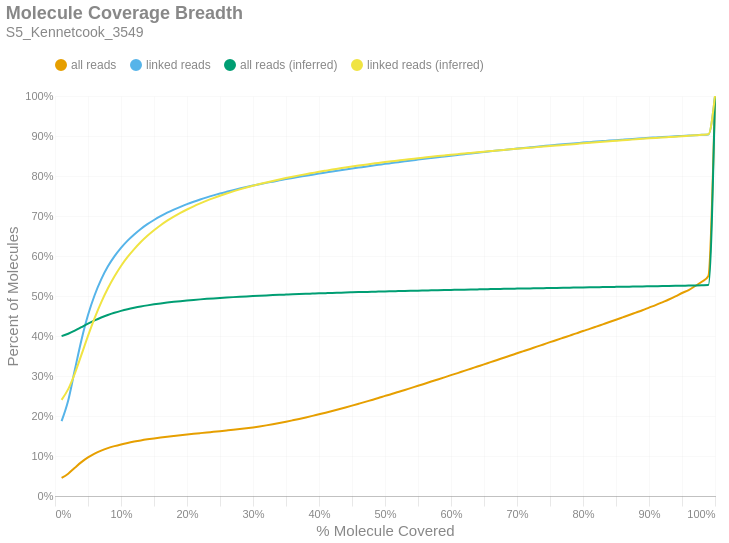

Notebook code for this chart:
### Markdown cell above
### Molecule Read Coverage
This chart shows molecule coverage breadth as computed by the number of bases aligned to that molecule. In other words, "*how much of each unique long molecule is actually sequenced/aligned?*" Keep in mind there is a distinction between sequences and alignments, since some sequences belonging to a particular molecule may not align well and wouldn't appear in the alignment data. This chart also shows molecule coverage breadth as computed by the *inferred fragment* from which the aligned sequences originate. Unlike read coverage, this calculation takes into account the total insert size, including unsequenced gaps between the forward and reverse reads. Like the previous figures, these are cumulative percents.

### Code cell
if SKIPLR:
    print_html(f"Skipped")
else:
    binned_df = consolidated_hist(valids['coverage_bp'], mask, 0.01, True)
    binned_df_inf = consolidated_hist(valids['coverage_inserts'], mask, 0.01, True)
    binned_df = binned_df.with_columns(pl.lit(binned_df_inf['all reads (cumsum)']).alias('all reads (inferred)'))
    binned_df = binned_df.with_columns(pl.lit(binned_df_inf['linked reads (cumsum)']).alias('linked reads (inferred)'))
    binned_df = binned_df.with_columns(
        (pl.col('bin').cast(pl.Float64) + 0.01).alias('right_edge')
    )

    with SafeRender(binned_df):
        (
            density_plot(binned_df, 'Molecule Coverage Breadth', samplename, 'molcov', ['all reads (inferred)','linked reads (inferred)'])
            .encode(
                #x=alt.X('bin:Q', title="% Molecule Covered").axis(format = '%').scale(padding=0),
                x=alt.X('right_edge:Q', title="% Molecule Covered").axis(format='%').scale(padding=0),
                y=alt.Y('value:Q', title='Percent of Molecules')
                    .axis(format='%')
                    .stack(False)
                    .scale(domainMin=0, padding=0),
                color=alt.Color("key:N").scale(domain = ["all reads", "linked reads", "all reads (inferred)", "linked reads (inferred)"]),
                tooltip = [
                    alt.Tooltip("key:N", title = "Data Type"),
                    alt.Tooltip("range_label:N", title="% Molecule Covered"),
                    alt.Tooltip("value:Q", format = ".2%", title="% Molecules")
                ]
            )
        ).display()

### Figure 1 — Vega-Lite specification as saved in the notebook (floating-point values rounded to 4 significant figures)
{"width": "container", "height": 400, "config": {"title": {"anchor": "start", "dy": -15, "fontSize": 18, "color": "#888888", "subtitleColor": "#888888", "subtitleFontSize": 14}, "arc": {"fill": "#0072B2"}, "axis": {"domainColor": "#888888", "domainWidth": 0.5, "gridWidth": 0.2, "grid": false, "titleFontWeight": 400, "titleFontSize": 15, "labelFontSize": 11, "labelColor": "#888888", "tickColor": "#888888", "tickWidth": 0.2, "titleColor": "#888888"}, "axisBand": {"grid": false}, "axisX": {"grid": true, "tickSize": 10, "domainCap": "round"}, "axisY": {"domain": false, "grid": true, "tickSize": 0, "domainCap": "round"}, "background": "transparent", "header": {"labelFontSize": 15, "labelColor": "#888888", "titleFontSize": 15, "titleFontWeight": 600, "titleColor": "#888888"}, "legend": {"labelFont": "sans-serif", "labelFontSize": 12, "labelColor": "#888888", "symbolSize": 100, "symbolType": "circle", "titleFontSize": 12, "titlePadding": 10, "titleColor": "#888888", "title": null, "orient": "top"}, "range": {"category": ["#E69F00", "#56B4E9", "#009E73", "#F0E442", "#0072B2", "#D55E00", "#CC79A7", "#000000"], "diverging": ["#cfe8f3", "#a2d4ec", "#73bfe2", "#46abdb", "#1696d2", "#12719e"]}, "area": {"fill": "#0072B2", "fillOpacity": 0.7, "line": true, "strokeOpacity": 0.7}, "line": {"color": "#0072B2", "stroke": "#0072B2", "strokeWidth": 2}, "trail": {"color": "#0072B2", "stroke": "#0072B2", "strokeWidth": 0, "size": 1}, "point": {"filled": true, "fillOpacity": 1.0, "size": 95}, "text": {"color": "#888888", "fontSize": 11, "align": "right", "fontWeight": 400, "size": 11}, "bar": {"fill": "#0072B2", "stroke": null}, "view": {"stroke": null, "continuousWidth": 660, "continuousHeight": 400}}, "data": {"name": "data-d3a1ed458073a425619f199dc5729516"}, "mark": {"type": "line", "interpolate": "monotone", "point": {"opacity": 0, "size": 275}}, "encoding": {"color": {"field": "key", "scale": {"domain": ["all reads", "linked reads", "all reads (inferred)", "linked reads (inferred)"]}, "type": "nominal"}, "tooltip": [{"field": "key", "title": "Data Type", "type": "nominal"}, {"field": "range_label", "title": "% Molecule Covered", "type": "nominal"}, {"field": "value", "format": ".2%", "title": "% Molecules", "type": "quantitative"}], "x": {"axis": {"format": "%"}, "field": "right_edge", "scale": {"padding": 0}, "title": "% Molecule Covered", "type": "quantitative"}, "y": {"axis": {"format": "%"}, "field": "value", "scale": {"domainMin": 0, "padding": 0}, "stack": false, "title": "Percent of Molecules", "type": "quantitative"}}, "params": [{"name": "param_c36ac31b6afebe62", "select": {"type": "point", "fields": ["key"]}, "bind": "legend"}], "title": {"text": "Molecule Coverage Breadth", "subtitle": "S5_Kennetcook_3549"}, "transform": [{"fold": ["all reads (cumsum)", "linked reads (cumsum)", "all reads (inferred)", "linked reads (inferred)"]}, {"calculate": "replace(datum.key, ' (cumsum)', '')", "as": "key"}, {"filter": {"param": "param_c36ac31b6afebe62"}}], "usermeta": {"embedOptions": {"downloadFileName": "S5_Kennetcook_3549.molcov"}}, "$schema": "https://vega.github.io/schema/vega-lite/v6.1.0.json", "datasets": {"data-d3a1ed458073a425619f199dc5729516": [{"bin": "0.0", "interval": "0.0-0.01", "all reads": 0.04509, "linked reads": 0.1871, "all reads (cumsum)": 0.04509, "linked reads (cumsum)": 0.1871, "range_label": "0.0-0.01", "all reads (inferred)": 0.3997, "linked reads (inferred)": 0.2404, "right_edge": 0.01}, {"bin": "0.01", "interval": "0.01-0.02", "all reads": 0.01072, "linked reads": 0.0515, "all reads (cumsum)": 0.05581, "linked reads (cumsum)": 0.2386, "range_label": "0.01-0.02", "all reads (inferred)": 0.4056, "linked reads (inferred)": 0.2672, "right_edge": 0.02}, {"bin": "0.02", "interval": "0.02-0.03", "all reads": 0.01473, "linked reads": 0.07649, "all reads (cumsum)": 0.07054, "linked reads (cumsum)": 0.3151, "range_label": "0.02-0.03", "all reads (inferred)": 0.4134, "linked reads (inferred)": 0.3062, "right_edge": 0.03}, {"bin": "0.03", "interval": "0.03-0.04", "all reads": 0.01406, "linked reads": 0.07453, "all reads (cumsum)": 0.0846, "linked reads (cumsum)": 0.3896, "range_label": "0.03-0.04", "all reads (inferred)": 0.4222, "linked reads (inferred)": 0.3527, "right_edge": 0.04}, {"bin": "0.04", "interval": "0.04-0.05", "all reads": 0.01179, "linked reads": 0.06272, "all reads (cumsum)": 0.09638, "linked reads (cumsum)": 0.4523, "range_label": "0.04-0.05", "all reads (inferred)": 0.431, "linked reads (inferred)": 0.4001, "right_edge": 0.05}, {"bin": "0.05", "interval": "0.05-0.06", "all reads": 0.009405, "linked reads": 0.04962, "all reads (cumsum)": 0.1058, "linked reads (cumsum)": 0.5019, "range_label": "0.05-0.06", "all reads (inferred)": 0.4391, "linked reads (inferred)": 0.4445, "right_edge": 0.06}, {"bin": "0.06", "interval": "0.06-0.07", "all reads": 0.007589, "linked reads": 0.03964, "all reads (cumsum)": 0.1134, "linked reads (cumsum)": 0.5416, "range_label": "0.06-0.07", "all reads (inferred)": 0.4463, "linked reads (inferred)": 0.4841, "right_edge": 0.07}, {"bin": "0.07", "interval": "0.07-0.08", "all reads": 0.006183, "linked reads": 0.03188, "all reads (cumsum)": 0.1196, "linked reads (cumsum)": 0.5735, "range_label": "0.07-0.08", "all reads (inferred)": 0.4526, "linked reads (inferred)": 0.5186, "right_edge": 0.08}, {"bin": "0.08", "interval": "0.08-0.09", "all reads": 0.005059, "linked reads": 0.02553, "all reads (cumsum)": 0.1246, "linked reads (cumsum)": 0.599, "range_label": "0.08-0.09", "all reads (inferred)": 0.458, "linked reads (inferred)": 0.5485, "right_edge": 0.09}, {"bin": "0.09", "interval": "0.09-0.1", "all reads": 0.00433, "linked reads": 0.02131, "all reads (cumsum)": 0.1289, "linked reads (cumsum)": 0.6203, "range_label": "0.09-0.1", "all reads (inferred)": 0.4628, "linked reads (inferred)": 0.575, "right_edge": 0.1}, {"bin": "0.1", "interval": "0.1-0.11", "all reads": 0.003765, "linked reads": 0.01821, "all reads (cumsum)": 0.1327, "linked reads (cumsum)": 0.6385, "range_label": "0.1-0.11", "all reads (inferred)": 0.4669, "linked reads (inferred)": 0.5977, "right_edge": 0.11}, {"bin": "0.11", "interval": "0.11-0.12", "all reads": 0.003282, "linked reads": 0.0154, "all reads (cumsum)": 0.136, "linked reads (cumsum)": 0.6539, "range_label": "0.11-0.12", "all reads (inferred)": 0.4705, "linked reads (inferred)": 0.6173, "right_edge": 0.12}, {"bin": "0.12", "interval": "0.12-0.13", "all reads": 0.002968, "linked reads": 0.01373, "all reads (cumsum)": 0.139, "linked reads (cumsum)": 0.6677, "range_label": "0.12-0.13", "all reads (inferred)": 0.4737, "linked reads (inferred)": 0.635, "right_edge": 0.13}, {"bin": "0.13", "interval": "0.13-0.14", "all reads": 0.002636, "linked reads": 0.01192, "all reads (cumsum)": 0.1416, "linked reads (cumsum)": 0.6796, "range_label": "0.13-0.14", "all reads (inferred)": 0.4766, "linked reads (inferred)": 0.6505, "right_edge": 0.14}, {"bin": "0.14", "interval": "0.14-0.15", "all reads": 0.00238, "linked reads": 0.01042, "all reads (cumsum)": 0.144, "linked reads (cumsum)": 0.69, "range_label": "0.14-0.15", "all reads (inferred)": 0.4791, "linked reads (inferred)": 0.6644, "right_edge": 0.15}, {"bin": "0.15", "interval": "0.15-0.16", "all reads": 0.002241, "linked reads": 0.00956, "all reads (cumsum)": 0.1462, "linked reads (cumsum)": 0.6995, "range_label": "0.15-0.16", "all reads (inferred)": 0.4814, "linked reads (inferred)": 0.677, "right_edge": 0.16}, {"bin": "0.16", "interval": "0.16-0.17", "all reads": 0.002066, "linked reads": 0.00865, "all reads (cumsum)": 0.1483, "linked reads (cumsum)": 0.7082, "range_label": "0.16-0.17", "all reads (inferred)": 0.4835, "linked reads (inferred)": 0.6884, "right_edge": 0.17}, {"bin": "0.17", "interval": "0.17-0.18", "all reads": 0.001906, "linked reads": 0.007684, "all reads (cumsum)": 0.1502, "linked reads (cumsum)": 0.7159, "range_label": "0.17-0.18", "all reads (inferred)": 0.4854, "linked reads (inferred)": 0.6985, "right_edge": 0.18}, {"bin": "0.18", "interval": "0.18-0.19", "all reads": 0.00183, "linked reads": 0.007086, "all reads (cumsum)": 0.152, "linked reads (cumsum)": 0.723, "range_label": "0.18-0.19", "all reads (inferred)": 0.4871, "linked reads (inferred)": 0.7077, "right_edge": 0.19}, {"bin": "0.19", "interval": "0.19-0.2", "all reads": 0.001779, "linked reads": 0.006662, "all reads (cumsum)": 0.1538, "linked reads (cumsum)": 0.7296, "range_label": "0.19-0.2", "all reads (inferred)": 0.4887, "linked reads (inferred)": 0.7163, "right_edge": 0.2}, {"bin": "0.2", "interval": "0.2-0.21", "all reads": 0.00172, "linked reads": 0.006101, "all reads (cumsum)": 0.1555, "linked reads (cumsum)": 0.7357, "range_label": "0.2-0.21", "all reads (inferred)": 0.4902, "linked reads (inferred)": 0.7242, "right_edge": 0.21}, {"bin": "0.21", "interval": "0.21-0.22", "all reads": 0.00167, "linked reads": 0.005642, "all reads (cumsum)": 0.1572, "linked reads (cumsum)": 0.7414, "range_label": "0.21-0.22", "all reads (inferred)": 0.4916, "linked reads (inferred)": 0.7315, "right_edge": 0.22}, {"bin": "0.22", "interval": "0.22-0.23", "all reads": 0.001647, "linked reads": 0.005283, "all reads (cumsum)": 0.1588, "linked reads (cumsum)": 0.7467, "range_label": "0.22-0.23", "all reads (inferred)": 0.4928, "linked reads (inferred)": 0.7384, "right_edge": 0.23}, {"bin": "0.23", "interval": "0.23-0.24", "all reads": 0.001616, "linked reads": 0.004906, "all reads (cumsum)": 0.1605, "linked reads (cumsum)": 0.7516, "range_label": "0.23-0.24", "all reads (inferred)": 0.494, "linked reads (inferred)": 0.7447, "right_edge": 0.24}, {"bin": "0.24", "interval": "0.24-0.25", "all reads": 0.001648, "linked reads": 0.004627, "all reads (cumsum)": 0.1621, "linked reads (cumsum)": 0.7562, "range_label": "0.24-0.25", "all reads (inferred)": 0.4951, "linked reads (inferred)": 0.7505, "right_edge": 0.25}, {"bin": "0.25", "interval": "0.25-0.26", "all reads": 0.001673, "linked reads": 0.004301, "all reads (cumsum)": 0.1638, "linked reads (cumsum)": 0.7605, "range_label": "0.25-0.26", "all reads (inferred)": 0.4962, "linked reads (inferred)": 0.7561, "right_edge": 0.26}, {"bin": "0.26", "interval": "0.26-0.27", "all reads": 0.001702, "linked reads": 0.004156, "all reads (cumsum)": 0.1655, "linked reads (cumsum)": 0.7646, "range_label": "0.26-0.27", "all reads (inferred)": 0.4972, "linked reads (inferred)": 0.7615, "right_edge": 0.27}, {"bin": "0.27", "interval": "0.27-0.28", "all reads": 0.001814, "linked reads": 0.003989, "all reads (cumsum)": 0.1673, "linked reads (cumsum)": 0.7686, "range_label": "0.27-0.28", "all reads (inferred)": 0.4981, "linked reads (inferred)": 0.7665, "right_edge": 0.28}, {"bin": "0.28", "interval": "0.28-0.29", "all reads": 0.001972, "linked reads": 0.003792, "all reads (cumsum)": 0.1693, "linked reads (cumsum)": 0.7724, "range_label": "0.28-0.29", "all reads (inferred)": 0.499, "linked reads (inferred)": 0.7712, "right_edge": 0.29}, {"bin": "0.29", "interval": "0.29-0.3", "all reads": 0.002235, "linked reads": 0.003607, "all reads (cumsum)": 0.1715, "linked reads (cumsum)": 0.776, "range_label": "0.29-0.3", "all reads (inferred)": 0.4999, "linked reads (inferred)": 0.7756, "right_edge": 0.3}, {"bin": "0.3", "interval": "0.3-0.31", "all reads": 0.002409, "linked reads": 0.003425, "all reads (cumsum)": 0.1739, "linked reads (cumsum)": 0.7795, "range_label": "0.3-0.31", "all reads (inferred)": 0.5007, "linked reads (inferred)": 0.7799, "right_edge": 0.31}, {"bin": "0.31", "interval": "0.31-0.32", "all reads": 0.002669, "linked reads": 0.003316, "all reads (cumsum)": 0.1766, "linked reads (cumsum)": 0.7828, "range_label": "0.31-0.32", "all reads (inferred)": 0.5015, "linked reads (inferred)": 0.7839, "right_edge": 0.32}, {"bin": "0.32", "interval": "0.32-0.33", "all reads": 0.002853, "linked reads": 0.003102, "all reads (cumsum)": 0.1794, "linked reads (cumsum)": 0.7859, "range_label": "0.32-0.33", "all reads (inferred)": 0.5022, "linked reads (inferred)": 0.7877, "right_edge": 0.33}, {"bin": "0.33", "interval": "0.33-0.34", "all reads": 0.003043, "linked reads": 0.003153, "all reads (cumsum)": 0.1825, "linked reads (cumsum)": 0.789, "range_label": "0.33-0.34", "all reads (inferred)": 0.5029, "linked reads (inferred)": 0.7914, "right_edge": 0.34}, {"bin": "0.34", "interval": "0.34-0.35", "all reads": 0.003258, "linked reads": 0.003122, "all reads (cumsum)": 0.1857, "linked reads (cumsum)": 0.7922, "range_label": "0.34-0.35", "all reads (inferred)": 0.5036, "linked reads (inferred)": 0.7948, "right_edge": 0.35}, {"bin": "0.35", "interval": "0.35-0.36", "all reads": 0.003446, "linked reads": 0.00295, "all reads (cumsum)": 0.1892, "linked reads (cumsum)": 0.7951, "range_label": "0.35-0.36", "all reads (inferred)": 0.5042, "linked reads (inferred)": 0.7983, "right_edge": 0.36}, {"bin": "0.36", "interval": "0.36-0.37", "all reads": 0.003535, "linked reads": 0.002757, "all reads (cumsum)": 0.1927, "linked reads (cumsum)": 0.7979, "range_label": "0.36-0.37", "all reads (inferred)": 0.5049, "linked reads (inferred)": 0.8015, "right_edge": 0.37}, {"bin": "0.37", "interval": "0.37-0.38", "all reads": 0.003707, "linked reads": 0.002815, "all reads (cumsum)": 0.1964, "linked reads (cumsum)": 0.8007, "range_label": "0.37-0.38", "all reads (inferred)": 0.5055, "linked reads (inferred)": 0.8046, "right_edge": 0.38}, {"bin": "0.38", "interval": "0.38-0.39", "all reads": 0.003863, "linked reads": 0.002712, "all reads (cumsum)": 0.2003, "linked reads (cumsum)": 0.8034, "range_label": "0.38-0.39", "all reads (inferred)": 0.506, "linked reads (inferred)": 0.8075, "right_edge": 0.39}, {"bin": "0.39", "interval": "0.39-0.4", "all reads": 0.004036, "linked reads": 0.002655, "all reads (cumsum)": 0.2043, "linked reads (cumsum)": 0.806, "range_label": "0.39-0.4", "all reads (inferred)": 0.5066, "linked reads (inferred)": 0.8105, "right_edge": 0.4}, {"bin": "0.4", "interval": "0.4-0.41", "all reads": 0.004044, "linked reads": 0.002558, "all reads (cumsum)": 0.2084, "linked reads (cumsum)": 0.8086, "range_label": "0.4-0.41", "all reads (inferred)": 0.5072, "linked reads (inferred)": 0.8133, "right_edge": 0.41}, {"bin": "0.41", "interval": "0.41-0.42", "all reads": 0.004237, "linked reads": 0.002592, "all reads (cumsum)": 0.2126, "linked reads (cumsum)": 0.8112, "range_label": "0.41-0.42", "all reads (inferred)": 0.5077, "linked reads (inferred)": 0.8161, "right_edge": 0.42}, {"bin": "0.42", "interval": "0.42-0.43", "all reads": 0.004369, "linked reads": 0.002521, "all reads (cumsum)": 0.217, "linked reads (cumsum)": 0.8137, "range_label": "0.42-0.43", "all reads (inferred)": 0.5082, "linked reads (inferred)": 0.8186, "right_edge": 0.43}, {"bin": "0.43", "interval": "0.43-0.44", "all reads": 0.004453, "linked reads": 0.002482, "all reads (cumsum)": 0.2214, "linked reads (cumsum)": 0.8162, "range_label": "0.43-0.44", "all reads (inferred)": 0.5087, "linked reads (inferred)": 0.8212, "right_edge": 0.44}, {"bin": "0.44", "interval": "0.44-0.45", "all reads": 0.004585, "linked reads": 0.002462, "all reads (cumsum)": 0.226, "linked reads (cumsum)": 0.8187, "range_label": "0.44-0.45", "all reads (inferred)": 0.5092, "linked reads (inferred)": 0.8237, "right_edge": 0.45}, {"bin": "0.45", "interval": "0.45-0.46", "all reads": 0.004664, "linked reads": 0.002329, "all reads (cumsum)": 0.2307, "linked reads (cumsum)": 0.821, "range_label": "0.45-0.46", "all reads (inferred)": 0.5097, "linked reads (inferred)": 0.8261, "right_edge": 0.46}, {"bin": "0.46", "interval": "0.46-0.47", "all reads": 0.004696, "linked reads": 0.0023, "all reads (cumsum)": 0.2354, "linked reads (cumsum)": 0.8233, "range_label": "0.46-0.47", "all reads (inferred)": 0.5101, "linked reads (inferred)": 0.8284, "right_edge": 0.47}, {"bin": "0.47", "interval": "0.47-0.48", "all reads": 0.004816, "linked reads": 0.002337, "all reads (cumsum)": 0.2402, "linked reads (cumsum)": 0.8256, "range_label": "0.47-0.48", "all reads (inferred)": 0.5106, "linked reads (inferred)": 0.8306, "right_edge": 0.48}, {"bin": "0.48", "interval": "0.48-0.49", "all reads": 0.004725, "linked reads": 0.002283, "all reads (cumsum)": 0.2449, "linked reads (cumsum)": 0.8279, "range_label": "0.48-0.49", "all reads (inferred)": 0.511, "linked reads (inferred)": 0.8327, "right_edge": 0.49}, {"bin": "0.49", "interval": "0.49-0.5", "all reads": 0.005314, "linked reads": 0.002382, "all reads (cumsum)": 0.2502, "linked reads (cumsum)": 0.8303, "range_label": "0.49-0.5", "all reads (inferred)": 0.5115, "linked reads (inferred)": 0.8349, "right_edge": 0.5}, {"bin": "0.5", "interval": "0.5-0.51", "all reads": 0.00463, "linked reads": 0.002096, "all reads (cumsum)": 0.2548, "linked reads (cumsum)": 0.8324, "range_label": "0.5-0.51", "all reads (inferred)": 0.5119, "linked reads (inferred)": 0.8368, "right_edge": 0.51}, {"bin": "0.51", "interval": "0.51-0.52", "all reads": 0.005197, "linked reads": 0.002179, "all reads (cumsum)": 0.26, "linked reads (cumsum)": 0.8346, "range_label": "0.51-0.52", "all reads (inferred)": 0.5123, "linked reads (inferred)": 0.8388, "right_edge": 0.52}, {"bin": "0.52", "interval": "0.52-0.53", "all reads": 0.00507, "linked reads": 0.002138, "all reads (cumsum)": 0.2651, "linked reads (cumsum)": 0.8367, "range_label": "0.52-0.53", "all reads (inferred)": 0.5127, "linked reads (inferred)": 0.8407, "right_edge": 0.53}, {"bin": "0.53", "interval": "0.53-0.54", "all reads": 0.005226, "linked reads": 0.002183, "all reads (cumsum)": 0.2703, "linked reads (cumsum)": 0.8389, "range_label": "0.53-0.54", "all reads (inferred)": 0.513, "linked reads (inferred)": 0.8426, "right_edge": 0.54}, {"bin": "0.54", "interval": "0.54-0.55", "all reads": 0.00512, "linked reads": 0.002064, "all reads (cumsum)": 0.2755, "linked reads (cumsum)": 0.8409, "range_label": "0.54-0.55", "all reads (inferred)": 0.5134, "linked reads (inferred)": 0.8445, "right_edge": 0.55}, {"bin": "0.55", "interval": "0.55-0.56", "all reads": 0.00528, "linked reads": 0.002064, "all reads (cumsum)": 0.2807, "linked reads (cumsum)": 0.843, "range_label": "0.55-0.56", "all reads (inferred)": 0.5138, "linked reads (inferred)": 0.8463, "right_edge": 0.56}, {"bin": "0.56", "interval": "0.56-0.57", "all reads": 0.005318, "linked reads": 0.002004, "all reads (cumsum)": 0.2861, "linked reads (cumsum)": 0.845, "range_label": "0.56-0.57", "all reads (inferred)": 0.5142, "linked reads (inferred)": 0.8481, "right_edge": 0.57}, {"bin": "0.57", "interval": "0.57-0.58", "all reads": 0.005242, "linked reads": 0.001978, "all reads (cumsum)": 0.2913, "linked reads (cumsum)": 0.847, "range_label": "0.57-0.58", "all reads (inferred)": 0.5145, "linked reads (inferred)": 0.8498, "right_edge": 0.58}, {"bin": "0.58", "interval": "0.58-0.59", "all reads": 0.005325, "linked reads": 0.001946, "all reads (cumsum)": 0.2966, "linked reads (cumsum)": 0.8489, "range_label": "0.58-0.59", "all reads (inferred)": 0.5149, "linked reads (inferred)": 0.8515, "right_edge": 0.59}, {"bin": "0.59", "interval": "0.59-0.6", "all reads": 0.005471, "linked reads": 0.001957, "all reads (cumsum)": 0.3021, "linked reads (cumsum)": 0.8509, "range_label": "0.59-0.6", "all reads (inferred)": 0.5152, "linked reads (inferred)": 0.8531, "right_edge": 0.6}, {"bin": "0.6", "interval": "0.6-0.61", "all reads": 0.005184, "linked reads": 0.001824, "all reads (cumsum)": 0.3073, "linked reads (cumsum)": 0.8527, "range_label": "0.6-0.61", "all reads (inferred)": 0.5155, "linked reads (inferred)": 0.8547, "right_edge": 0.61}, {"bin": "0.61", "interval": "0.61-0.62", "all reads": 0.005511, "linked reads": 0.001834, "all reads (cumsum)": 0.3128, "linked reads (cumsum)": 0.8546, "range_label": "0.61-0.62", "all reads (inferred)": 0.5159, "linked reads (inferred)": 0.8563, "right_edge": 0.62}, {"bin": "0.62", "interval": "0.62-0.63", "all reads": 0.005394, "linked reads": 0.001873, "all reads (cumsum)": 0.3182, "linked reads (cumsum)": 0.8564, "range_label": "0.62-0.63", "all reads (inferred)": 0.5162, "linked reads (inferred)": 0.8578, "right_edge": 0.63}, {"bin": "0.63", "interval": "0.63-0.64", "all reads": 0.005439, "linked reads": 0.001817, "all reads (cumsum)": 0.3236, "linked reads (cumsum)": 0.8582, "range_label": "0.63-0.64", "all reads (inferred)": 0.5165, "linked reads (inferred)": 0.8593, "right_edge": 0.64}, {"bin": "0.64", "interval": "0.64-0.65", "all reads": 0.005389, "linked reads": 0.001785, "all reads (cumsum)": 0.329, "linked reads (cumsum)": 0.86, "range_label": "0.64-0.65", "all reads (inferred)": 0.5169, "linked reads (inferred)": 0.8609, "right_edge": 0.65}, {"bin": "0.65", "interval": "0.65-0.66", "all reads": 0.005637, "linked reads": 0.001789, "all reads (cumsum)": 0.3347, "linked reads (cumsum)": 0.8618, "range_label": "0.65-0.66", "all reads (inferred)": 0.5172, "linked reads (inferred)": 0.8624, "right_edge": 0.66}, {"bin": "0.66", "interval": "0.66-0.67", "all reads": 0.005422, "linked reads": 0.001709, "all reads (cumsum)": 0.3401, "linked reads (cumsum)": 0.8635, "range_label": "0.66-0.67", "all reads (inferred)": 0.5175, "linked reads (inferred)": 0.8638, "right_edge": 0.67}, {"bin": "0.67", "interval": "0.67-0.68", "all reads": 0.005561, "linked reads": 0.001722, "all reads (cumsum)": 0.3456, "linked reads (cumsum)": 0.8653, "range_label": "0.67-0.68", "all reads (inferred)": 0.5178, "linked reads (inferred)": 0.8653, "right_edge": 0.68}, {"bin": "0.68", "interval": "0.68-0.69", "all reads": 0.005459, "linked reads": 0.001654, "all reads (cumsum)": 0.3511, "linked reads (cumsum)": 0.8669, "range_label": "0.68-0.69", "all reads (inferred)": 0.5181, "linked reads (inferred)": 0.8667, "right_edge": 0.69}, {"bin": "0.69", "interval": "0.69-0.7", "all reads": 0.005617, "linked reads": 0.001597, "all reads (cumsum)": 0.3567, "linked reads (cumsum)": 0.8685, "range_label": "0.69-0.7", "all reads (inferred)": 0.5184, "linked reads (inferred)": 0.8681, "right_edge": 0.7}, {"bin": "0.7", "interval": "0.7-0.71", "all reads": 0.005432, "linked reads": 0.001671, "all reads (cumsum)": 0.3621, "linked reads (cumsum)": 0.8702, "range_label": "0.7-0.71", "all reads (inferred)": 0.5187, "linked reads (inferred)": 0.8695, "right_edge": 0.71}, {"bin": "0.71", "interval": "0.71-0.72", "all reads": 0.005506, "linked reads": 0.00161, "all reads (cumsum)": 0.3676, "linked reads (cumsum)": 0.8718, "range_label": "0.71-0.72", "all reads (inferred)": 0.519, "linked reads (inferred)": 0.8708, "right_edge": 0.72}, {"bin": "0.72", "interval": "0.72-0.73", "all reads": 0.005669, "linked reads": 0.001593, "all reads (cumsum)": 0.3733, "linked reads (cumsum)": 0.8734, "range_label": "0.72-0.73", "all reads (inferred)": 0.5193, "linked reads (inferred)": 0.8722, "right_edge": 0.73}, {"bin": "0.73", "interval": "0.73-0.74", "all reads": 0.005514, "linked reads": 0.00153, "all reads (cumsum)": 0.3788, "linked reads (cumsum)": 0.8749, "range_label": "0.73-0.74", "all reads (inferred)": 0.5196, "linked reads (inferred)": 0.8735, "right_edge": 0.74}, {"bin": "0.74", "interval": "0.74-0.75", "all reads": 0.005725, "linked reads": 0.001534, "all reads (cumsum)": 0.3846, "linked reads (cumsum)": 0.8764, "range_label": "0.74-0.75", "all reads (inferred)": 0.5199, "linked reads (inferred)": 0.8749, "right_edge": 0.75}, {"bin": "0.75", "interval": "0.75-0.76", "all reads": 0.005396, "linked reads": 0.001431, "all reads (cumsum)": 0.39, "linked reads (cumsum)": 0.8779, "range_label": "0.75-0.76", "all reads (inferred)": 0.5202, "linked reads (inferred)": 0.8762, "right_edge": 0.76}, {"bin": "0.76", "interval": "0.76-0.77", "all reads": 0.005539, "linked reads": 0.001412, "all reads (cumsum)": 0.3955, "linked reads (cumsum)": 0.8793, "range_label": "0.76-0.77", "all reads (inferred)": 0.5205, "linked reads (inferred)": 0.8776, "right_edge": 0.77}, {"bin": "0.77", "interval": "0.77-0.78", "all reads": 0.005558, "linked reads": 0.001429, "all reads (cumsum)": 0.4011, "linked reads (cumsum)": 0.8807, "range_label": "0.77-0.78", "all reads (inferred)": 0.5208, "linked reads (inferred)": 0.879, "right_edge": 0.78}, {"bin": "0.78", "interval": "0.78-0.79", "all reads": 0.005535, "linked reads": 0.001325, "all reads (cumsum)": 0.4066, "linked reads (cumsum)": 0.882, "range_label": "0.78-0.79", "all reads (inferred)": 0.5211, "linked reads (inferred)": 0.8803, "right_edge": 0.79}, {"bin": "0.79", "interval": "0.79-0.8", "all reads": 0.005867, "linked reads": 0.001413, "all reads (cumsum)": 0.4125, "linked reads (cumsum)": 0.8835, "range_label": "0.79-0.8", "all reads (inferred)": 0.5214, "linked reads (inferred)": 0.8816, "right_edge": 0.8}, {"bin": "0.8", "interval": "0.8-0.81", "all reads": 0.005338, "linked reads": 0.001225, "all reads (cumsum)": 0.4178, "linked reads (cumsum)": 0.8847, "range_label": "0.8-0.81", "all reads (inferred)": 0.5217, "linked reads (inferred)": 0.8829, "right_edge": 0.81}, {"bin": "0.81", "interval": "0.81-0.82", "all reads": 0.005664, "linked reads": 0.001301, "all reads (cumsum)": 0.4235, "linked reads (cumsum)": 0.886, "range_label": "0.81-0.82", "all reads (inferred)": 0.522, "linked reads (inferred)": 0.8842, "right_edge": 0.82}, {"bin": "0.82", "interval": "0.82-0.83", "all reads": 0.005705, "linked reads": 0.001239, "all reads (cumsum)": 0.4292, "linked reads (cumsum)": 0.8872, "range_label": "0.82-0.83", "all reads (inferred)": 0.5223, "linked reads (inferred)": 0.8855, "right_edge": 0.83}, {"bin": "0.83", "interval": "0.83-0.84", "all reads": 0.005698, "linked reads": 0.001248, "all reads (cumsum)": 0.4349, "linked reads (cumsum)": 0.8885, "range_label": "0.83-0.84", "all reads (inferred)": 0.5226, "linked reads (inferred)": 0.8868, "right_edge": 0.84}, {"bin": "0.84", "interval": "0.84-0.85", "all reads": 0.005764, "linked reads": 0.001182, "all reads (cumsum)": 0.4406, "linked reads (cumsum)": 0.8896, "range_label": "0.84-0.85", "all reads (inferred)": 0.5229, "linked reads (inferred)": 0.8881, "right_edge": 0.85}, {"bin": "0.85", "interval": "0.85-0.86", "all reads": 0.005853, "linked reads": 0.001156, "all reads (cumsum)": 0.4465, "linked reads (cumsum)": 0.8908, "range_label": "0.85-0.86", "all reads (inferred)": 0.5231, "linked reads (inferred)": 0.8894, "right_edge": 0.86}, {"bin": "0.86", "interval": "0.86-0.87", "all reads": 0.005887, "linked reads": 0.001155, "all reads (cumsum)": 0.4524, "linked reads (cumsum)": 0.892, "range_label": "0.86-0.87", "all reads (inferred)": 0.5234, "linked reads (inferred)": 0.8906, "right_edge": 0.87}, {"bin": "0.87", "interval": "0.87-0.88", "all reads": 0.006088, "linked reads": 0.001142, "all reads (cumsum)": 0.4584, "linked reads (cumsum)": 0.8931, "range_label": "0.87-0.88", "all reads (inferred)": 0.5237, "linked reads (inferred)": 0.8918, "right_edge": 0.88}, {"bin": "0.88", "interval": "0.88-0.89", "all reads": 0.006056, "linked reads": 0.001156, "all reads (cumsum)": 0.4645, "linked reads (cumsum)": 0.8943, "range_label": "0.88-0.89", "all reads (inferred)": 0.524, "linked reads (inferred)": 0.8929, "right_edge": 0.89}, {"bin": "0.89", "interval": "0.89-0.9", "all reads": 0.006452, "linked reads": 0.001102, "all reads (cumsum)": 0.471, "linked reads (cumsum)": 0.8954, "range_label": "0.89-0.9", "all reads (inferred)": 0.5243, "linked reads (inferred)": 0.8941, "right_edge": 0.9}, {"bin": "0.9", "interval": "0.9-0.91", "all reads": 0.006373, "linked reads": 0.0009931, "all reads (cumsum)": 0.4773, "linked reads (cumsum)": 0.8964, "range_label": "0.9-0.91", "all reads (inferred)": 0.5245, "linked reads (inferred)": 0.8953, "right_edge": 0.91}, {"bin": "0.91", "interval": "0.91-0.92", "all reads": 0.006873, "linked reads": 0.001038, "all reads (cumsum)": 0.4842, "linked reads (cumsum)": 0.8974, "range_label": "0.91-0.92", "all reads (inferred)": 0.5248, "linked reads (inferred)": 0.8963, "right_edge": 0.92}, {"bin": "0.92", "interval": "0.92-0.93", "all reads": 0.007006, "linked reads": 0.000997, "all reads (cumsum)": 0.4912, "linked reads (cumsum)": 0.8984, "range_label": "0.92-0.93", "all reads (inferred)": 0.5251, "linked reads (inferred)": 0.8973, "right_edge": 0.93}, {"bin": "0.93", "interval": "0.93-0.94", "all reads": 0.007676, "linked reads": 0.0009337, "all reads (cumsum)": 0.4989, "linked reads (cumsum)": 0.8993, "range_label": "0.93-0.94", "all reads (inferred)": 0.5254, "linked reads (inferred)": 0.8984, "right_edge": 0.94}, {"bin": "0.94", "interval": "0.94-0.95", "all reads": 0.00865, "linked reads": 0.0009805, "all reads (cumsum)": 0.5075, "linked reads (cumsum)": 0.9003, "range_label": "0.94-0.95", "all reads (inferred)": 0.5257, "linked reads (inferred)": 0.8994, "right_edge": 0.95}, {"bin": "0.95", "interval": "0.95-0.96", "all reads": 0.007259, "linked reads": 0.0009356, "all reads (cumsum)": 0.5148, "linked reads (cumsum)": 0.9012, "range_label": "0.95-0.96", "all reads (inferred)": 0.526, "linked reads (inferred)": 0.9006, "right_edge": 0.96}, {"bin": "0.96", "interval": "0.96-0.97", "all reads": 0.01024, "linked reads": 0.000921, "all reads (cumsum)": 0.525, "linked reads (cumsum)": 0.9022, "range_label": "0.96-0.97", "all reads (inferred)": 0.5263, "linked reads (inferred)": 0.9017, "right_edge": 0.97}, {"bin": "0.97", "interval": "0.97-0.98", "all reads": 0.01054, "linked reads": 0.0008372, "all reads (cumsum)": 0.5356, "linked reads (cumsum)": 0.903, "range_label": "0.97-0.98", "all reads (inferred)": 0.5267, "linked reads (inferred)": 0.9029, "right_edge": 0.98}, {"bin": "0.98", "interval": "0.98-0.99", "all reads": 0.01465, "linked reads": 0.0008801, "all reads (cumsum)": 0.5502, "linked reads (cumsum)": 0.9039, "range_label": "0.98-0.99", "all reads (inferred)": 0.5273, "linked reads (inferred)": 0.9042, "right_edge": 0.99}, {"bin": "0.99", "interval": "0.99-1.0", "all reads": 0.4498, "linked reads": 0.09613, "all reads (cumsum)": 1.0, "linked reads (cumsum)": 1.0, "range_label": "0.99-1.0", "all reads (inferred)": 1.0, "linked reads (inferred)": 1.0, "right_edge": 1.0}]}}
